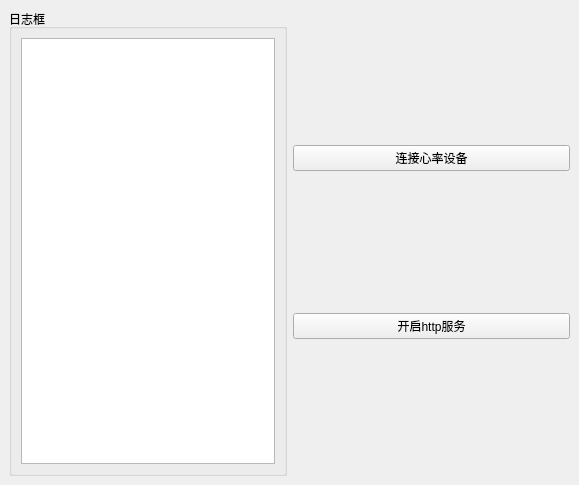
<?xml version="1.0" encoding="UTF-8"?>
<ui version="4.0">
 <class>MainWindow</class>
 <widget class="QMainWindow" name="MainWindow">
  <property name="geometry">
   <rect>
    <x>0</x>
    <y>0</y>
    <width>579</width>
    <height>485</height>
   </rect>
  </property>
  <property name="windowTitle">
   <string>MainWindow</string>
  </property>
  <widget class="QWidget" name="centralwidget">
   <layout class="QHBoxLayout" name="horizontalLayout" stretch="1,1">
    <item>
     <layout class="QVBoxLayout" name="verticalLayout_2">
      <item>
       <widget class="QGroupBox" name="groupBox">
        <property name="title">
         <string>日志框</string>
        </property>
        <layout class="QVBoxLayout" name="verticalLayout_3">
         <property name="spacing">
          <number>6</number>
         </property>
         <item>
          <widget class="QTextBrowser" name="textBrowser"/>
         </item>
        </layout>
       </widget>
      </item>
     </layout>
    </item>
    <item>
     <layout class="QVBoxLayout" name="verticalLayout">
      <item>
       <widget class="QPushButton" name="pushButton_connectDevice">
        <property name="text">
         <string>连接心率设备</string>
        </property>
       </widget>
      </item>
      <item>
       <widget class="QPushButton" name="pushButton_openHttp">
        <property name="text">
         <string>开启http服务</string>
        </property>
       </widget>
      </item>
     </layout>
    </item>
   </layout>
  </widget>
 </widget>
 <resources/>
 <connections/>
</ui>
